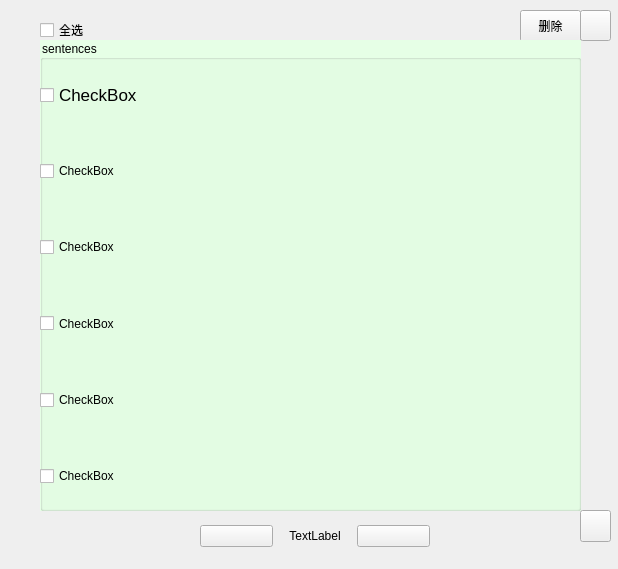
<?xml version="1.0" encoding="UTF-8"?>
<ui version="4.0">
 <class>collectSentences</class>
 <widget class="QWidget" name="collectSentences">
  <property name="geometry">
   <rect>
    <x>0</x>
    <y>0</y>
    <width>618</width>
    <height>569</height>
   </rect>
  </property>
  <property name="windowTitle">
   <string>Form</string>
  </property>
  <widget class="QPushButton" name="deleteButton">
   <property name="geometry">
    <rect>
     <x>520</x>
     <y>10</y>
     <width>61</width>
     <height>32</height>
    </rect>
   </property>
   <property name="text">
    <string>删除</string>
   </property>
  </widget>
  <widget class="QCheckBox" name="checkBox_7">
   <property name="geometry">
    <rect>
     <x>40</x>
     <y>20</y>
     <width>87</width>
     <height>20</height>
    </rect>
   </property>
   <property name="text">
    <string>全选</string>
   </property>
  </widget>
  <widget class="QPushButton" name="backButton">
   <property name="geometry">
    <rect>
     <x>580</x>
     <y>10</y>
     <width>31</width>
     <height>31</height>
    </rect>
   </property>
   <property name="text">
    <string/>
   </property>
  </widget>
  <widget class="QGroupBox" name="groupBox">
   <property name="geometry">
    <rect>
     <x>40</x>
     <y>40</y>
     <width>541</width>
     <height>471</height>
    </rect>
   </property>
   <property name="styleSheet">
    <string notr="true">QGroupBox {
background-color: rgb(230, 255, 230)
}
QCheckBox:hover{
background: qlineargradient(x1: 0, y1: 0, x2: 0, y2: 1,
stop: 0 #FAFBFE, stop: 1 #DCDEF1);/*这是一个渐变颜色*/
color: rgb(138,43,226);
/*background-color: rgb(220, 255, 222) */
}
QCheckBox:checked {
border: none;
border-style: none;
background: qlineargradient(x1: 0, y1: 0, x2: 0, y2: 1,
stop: 0 #FAFBFE, stop: 1 #DCDEF1);/*这是一个渐变颜色*/
color: rgb(138,43,226);
}</string>
   </property>
   <property name="title">
    <string>sentences</string>
   </property>
   <widget class="QWidget" name="layoutWidget">
    <property name="geometry">
     <rect>
      <x>0</x>
      <y>20</y>
      <width>541</width>
      <height>451</height>
     </rect>
    </property>
    <layout class="QVBoxLayout" name="verticalLayout">
     <item>
      <widget class="QCheckBox" name="checkBox">
       <property name="sizePolicy">
        <sizepolicy hsizetype="Minimum" vsizetype="Preferred">
         <horstretch>0</horstretch>
         <verstretch>0</verstretch>
        </sizepolicy>
       </property>
       <property name="font">
        <font>
         <pointsize>13</pointsize>
        </font>
       </property>
       <property name="styleSheet">
        <string notr="true"/>
       </property>
       <property name="text">
        <string>CheckBox</string>
       </property>
      </widget>
     </item>
     <item>
      <widget class="QCheckBox" name="checkBox_2">
       <property name="sizePolicy">
        <sizepolicy hsizetype="Minimum" vsizetype="Preferred">
         <horstretch>0</horstretch>
         <verstretch>0</verstretch>
        </sizepolicy>
       </property>
       <property name="styleSheet">
        <string notr="true"/>
       </property>
       <property name="text">
        <string>CheckBox</string>
       </property>
      </widget>
     </item>
     <item>
      <widget class="QCheckBox" name="checkBox_3">
       <property name="sizePolicy">
        <sizepolicy hsizetype="Minimum" vsizetype="Preferred">
         <horstretch>0</horstretch>
         <verstretch>0</verstretch>
        </sizepolicy>
       </property>
       <property name="text">
        <string>CheckBox</string>
       </property>
      </widget>
     </item>
     <item>
      <widget class="QCheckBox" name="checkBox_4">
       <property name="sizePolicy">
        <sizepolicy hsizetype="Minimum" vsizetype="Preferred">
         <horstretch>0</horstretch>
         <verstretch>0</verstretch>
        </sizepolicy>
       </property>
       <property name="text">
        <string>CheckBox</string>
       </property>
      </widget>
     </item>
     <item>
      <widget class="QCheckBox" name="checkBox_5">
       <property name="sizePolicy">
        <sizepolicy hsizetype="Minimum" vsizetype="Preferred">
         <horstretch>0</horstretch>
         <verstretch>0</verstretch>
        </sizepolicy>
       </property>
       <property name="text">
        <string>CheckBox</string>
       </property>
      </widget>
     </item>
     <item>
      <widget class="QCheckBox" name="checkBox_6">
       <property name="sizePolicy">
        <sizepolicy hsizetype="Minimum" vsizetype="Preferred">
         <horstretch>0</horstretch>
         <verstretch>0</verstretch>
        </sizepolicy>
       </property>
       <property name="text">
        <string>CheckBox</string>
       </property>
      </widget>
     </item>
    </layout>
   </widget>
  </widget>
  <widget class="QWidget" name="layoutWidget">
   <property name="geometry">
    <rect>
     <x>200</x>
     <y>520</y>
     <width>230</width>
     <height>32</height>
    </rect>
   </property>
   <layout class="QHBoxLayout" name="horizontalLayout">
    <item>
     <widget class="QPushButton" name="previousButton">
      <property name="text">
       <string/>
      </property>
     </widget>
    </item>
    <item>
     <widget class="QLabel" name="label">
      <property name="text">
       <string>TextLabel</string>
      </property>
      <property name="alignment">
       <set>Qt::AlignCenter</set>
      </property>
     </widget>
    </item>
    <item>
     <widget class="QPushButton" name="nextButton">
      <property name="text">
       <string/>
      </property>
     </widget>
    </item>
   </layout>
  </widget>
  <widget class="QPushButton" name="clearButton">
   <property name="geometry">
    <rect>
     <x>580</x>
     <y>510</y>
     <width>31</width>
     <height>32</height>
    </rect>
   </property>
   <property name="text">
    <string/>
   </property>
  </widget>
 </widget>
 <resources/>
 <connections/>
</ui>
